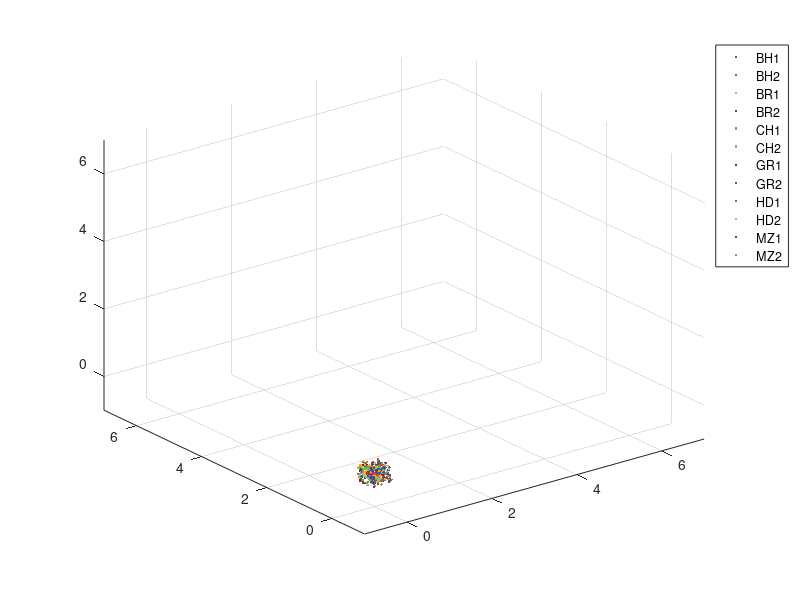

Here is the MATLAB script that generated this plot:
function fig3()

files = dir([pwd '\*_analysis.mat']);

segmentIDs = ['BH1'; 'BH2'; 'BR1'; 'BR2'; 'CH1'; 'CH2'; 'GR1'; 'GR2'; ...
    'HD1'; 'HD2'; 'MZ1'; 'MZ2'];

pleasureMat = zeros(15, 28);    % Matrix(Stimulus, Subject)
familiarMat = zeros(15, 28);
concentrMat = zeros(15, 28);

% DFA_acousticfeaturesTemplate = load('I:\DFA_acousticfeaturesTemplate.mat');
% musicDFA_list(1:15) = [DFA_acousticfeaturesTemplate.DFArray{1:15, 2}];

subjectIdx = 0;
for i = 1:length(files)
    % Counters
    if mod(i, 15) == 1
            subjectIdx = subjectIdx + 1;
    end
    segmentID = i - ((subjectIdx - 1) * 15);
    
    % Load biomarkers
    bioMarkers = load(files(i).name);
    pleasureMat(segmentID, subjectIdx) = bioMarkers.rsq.Answers(1);
    familiarMat(segmentID, subjectIdx) = bioMarkers.rsq.Answers(2);
    concentrMat(segmentID, subjectIdx) = bioMarkers.rsq.Answers(3);
end

% Delete repeated stimuli
pleasureMat([6 12 15], :) = [];
familiarMat([6 12 15], :) = [];
concentrMat([6 12 15], :) = [];
% musicDFA_list([6 12 15]) = [];

h = figure;
jitterAmount = 0.25;
for j = 1:size(pleasureMat, 1)
    
    jitterValuesX = 2 * (rand(1, size(pleasureMat, 2)) - 0.5) * jitterAmount;
    jitterValuesY = 2 * (rand(1, size(familiarMat, 2)) - 0.5) * jitterAmount;
    jitterValuesZ = 2 * (rand(1, size(concentrMat, 2)) - 0.5) * jitterAmount;

    scatter3(pleasureMat(j, :) + jitterValuesX, familiarMat(j, :)...
        + jitterValuesY, concentrMat(j, :) + jitterValuesZ, '.');
    hold on
end

legend(segmentIDs, 'Location', 'BestOutside');
set(gca, 'XLimMode', 'manual', 'XLim', [-1 7], 'YLimMode', 'manual', ...
    'YLim', [-1 7], 'ZLimMode', 'manual', 'ZLim', [-1 7]);